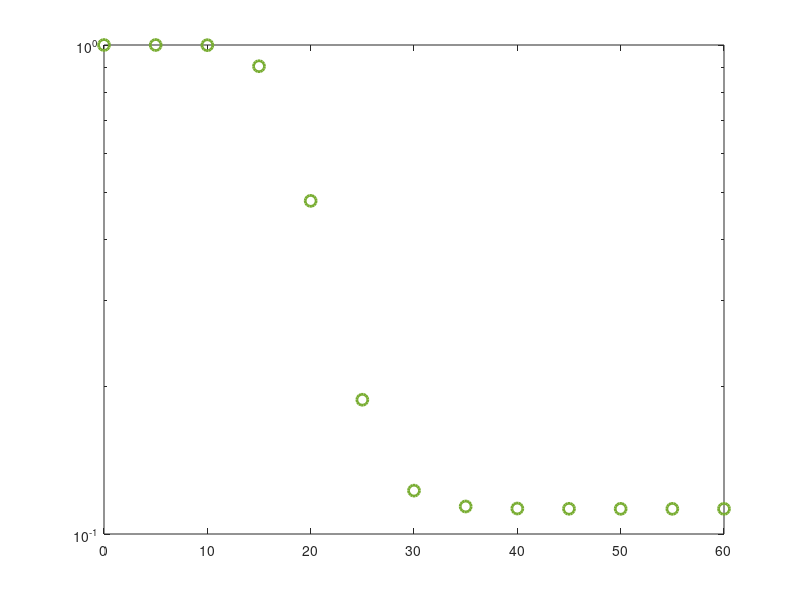

This chart was generated by the following MATLAB code: (Note: this script raises an error after producing the figure.)

clear all;clc ;close all;
N = 1e6; %iterasyon

ps_dB = 0:5:60;
ps=db2pow(ps_dB);

%pe_dB=0;
%pe=db2pow(pe_dB);

pr=ps;

var_hsr=1;
var_hrd1=1;var_hrd2=1;
var_hsd1=1;var_hsd2=1;
var_hre=1;


hsr  = sqrt(var_hsr/2) *(randn(1,N) + 1i*randn(1,N)); % Channel Gain of hsr
hrd1 = sqrt(var_hrd1/2)*(randn(1,N) + 1i*randn(1,N)); % Channel Gain of hrd1
hrd2 = sqrt(var_hrd2/2)*(randn(1,N) + 1i*randn(1,N)); % Channel Gain of hrd2
hsd1 = sqrt(var_hsd1/2)*(randn(1,N) + 1i*randn(1,N));% Channel Gain of hsd1
hsd2 = sqrt(var_hsd2/2)*(randn(1,N) + 1i*randn(1,N));% Channel Gain of hsd2
hre  = sqrt(var_hre/2) *(randn(1,N) + 1i*randn(1,N));% Channel Gain of hre

hsr_square = abs(hsr).^2; % Channel Coefficient hsr
hrd1_square = abs(hrd1).^2; % Channel Coefficient hrd1
hrd2_square = abs(hrd2).^2;% Channel Coefficient hrd2
hsd1_square = abs(hsd1).^2;% Channel Coefficient hsd1
hsd2_square = abs(hsd2).^2;% Channel Coefficient hsd2
hre_square = abs(hre).^2;% Channel Coefficient hre


a1_setup=[0.75 0.85 0.95 ];
a2_setup=[(1-a1_setup(1)) (1-a1_setup(2)) (1-a1_setup(3))];

%R1,R2,Pe


R1_Setup = [ 0.3 0.3 0.3];
R2_Setup = [ 2 2 2];
pe_Setup = [0 0 0];
for kk = 1:max(size(R1_Setup))

a1= a1_setup(kk);
a2= a2_setup(kk);   
R1=R1_Setup(kk);
R2=R2_Setup(kk);
pe=10.^(0.1*pe_Setup(kk));
for i = 1:length(ps_dB)

YSR1_NOMA = (a1*ps(i)*hsr_square)/((a2*ps(i)*hsr_square)+1);
YSR2_NOMA = (a2*ps(i)*hsr_square);

YSD1_NOMA = (a1*ps(i)*hsd1_square)/((a2*ps(i)*hsd1_square)+1);
YSD2_NOMA = (a2*ps(i)*hsd2_square);

YRD1_NOMA = (a1*ps(i)*hrd1_square)/((a2*ps(i)*hrd1_square)+1);
YRD2_NOMA = (a2*ps(i)*hrd2_square);

Tot_Y1 = max(YSD1_NOMA,min(YSR1_NOMA,YRD1_NOMA));

Tot_Y2 = max(YSD2_NOMA,min(YSR2_NOMA,YRD2_NOMA));


YRE1 = (a1*pe*hre_square);
YRE2 = (a2*pe*hre_square);
    
Capacity_SD1 = 0.5*log2(1+Tot_Y1);
Capacity_SD2 = 0.5*log2(1+Tot_Y2);


Capacity_RE1 = 0.5*log2(1+YRE1);
Capacity_RE2 = 0.5*log2(1+YRE2);

%Secrecy_NOMA1=0.5*log2((1+Tot_Y1)./(1+YRE1));
%Secrecy_NOMA2=0.5*log2((1+Tot_Y2)./(1+YRE2));

Secrecy_NOMA1 = max(0,Capacity_SD1-Capacity_RE1);
Secrecy_NOMA2 = max(0,Capacity_SD2-Capacity_RE2);


    SOP_1 = find(Secrecy_NOMA1>R1);
    SOP_2 = find(Secrecy_NOMA2>R2);
     
     PSOP_1(kk,i)=length(SOP_1)/N;  
     PSOP_2(kk,i)=length(SOP_2)/N;  
     
     Tot_SOP(kk,i) = 1-((PSOP_1(kk,i))*PSOP_2(kk,i));
     
     Tot_SOP1(kk,i) =  (1-PSOP_1(kk,i))+ (1-PSOP_2(kk,i))-((1-PSOP_2(kk,i))*(1-PSOP_1(kk,i)));
           
     
end
end
figure
semilogy(ps_dB,Tot_SOP1(1,:),'Marker','o','Linewidth',2,'MarkerSize',8,'Color','#77AC30','LineStyle','none'),hold on
semilogy(ps_dB,Tot_SOP1(2,:),'Marker','hexagram','Linewidth',2,'MarkerSize',8,'Color','#0072BD','LineStyle', ' none '),
semilogy(ps_dB,Tot_SOP1(3,:),'Marker','x','Linewidth',2,'MarkerSize',8,'Color','#7E2F8E','LineStyle',' none '),

NOMA_THEO(R1_Setup,R2_Setup,pe_Setup,a1_setup,a2_setup);
Fig6_OMA_Theory(R1_Setup,R2_Setup,pe_Setup);
legend('NOMA p_{1}^{2}=0.75 sim.', 'NOMA p_{1}^{2}=0.85 sim.', 'NOMA p_{1}^{2}=0.95 sim.', 'NOMA ana.', '', '', '', '', '', 'OMA ana.', 'OMA sim.', '', 'FontSize',11)

%semilogy(ps_dB,Asymptotic(1,:),'Linewidth',1,'Color',[0.0,0.0,0.0],'LineStyle','--'),hold on
%semilogy(ps_dB,Asymptotic(2,:),'Linewidth',1,'Color',[0.0,0.0,0.0],'LineStyle','-'),
%semilogy(ps_dB,Asymptotic(3,:),'Linewidth',1,'Color',[0.0,0.0,0.0],'LineStyle','-'),


%figure
%semilogy(ps_dB, Tot_SOP, 'Linewidth',1,'Color',[0.0,1.0,0.0],'LineStyle','-');
%hold on;

%semilogy(ps_dB, Tot_SOP, 'Linewidth',1,'Color',[1.0,0.0,0.0],'LineStyle','-');
%semilogy(ps_dB, Sonuc,'Linewidth',2,'Color',[1.0,0.0,0.0],'LineStyle','-');

grid on
xlabel('SNR (dB)','FontSize', 15);
ylabel('Secrecy Outage Probability','FontSize', 15);
axis([0 60  1e-4 1])